Frame 1 (no input): blank canvas, image omitted
Frame 60 (the mouse pressed at the canvas centre just before this capture): blank canvas, image omitted
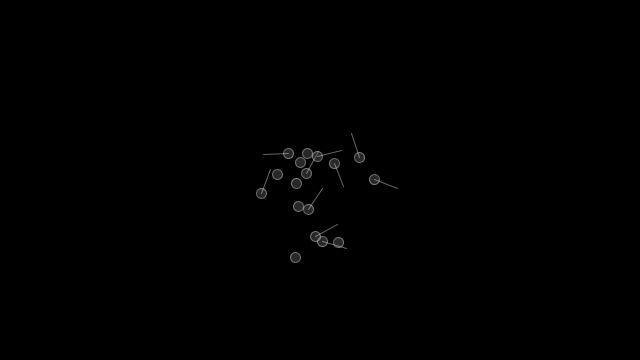
Frame 120 (the mouse held since frame 60 and released just before this capture)

The Processing sketch whose frames 1 and 60 were blank and that drew this single picture after the mouse press (run headless with seeded random() and noise(); from frame 60 on, the mouse is pressed at the canvas centre):

// Processing sketch: MultipleParticleSystems
// ── MultipleParticleSystems.pde
/**
 * Multiple Particle Systems
 * by Daniel Shiffman.
 * 
 * Click the mouse to generate a burst of particles 
 * at mouse location.
 * 
 * Each burst is one instance of a particle system 
 * with Particles and CrazyParticles (a subclass of Particle) 
 * Note use of Inheritance and Polymorphism here.
 */

ArrayList psystems;

void setup() {
  size(640, 360);
  colorMode(RGB, 255, 255, 255, 100);
  psystems = new ArrayList();
  smooth();
}

void draw() {
  background(0);
  
  // Cycle through all particle systems, run them and delete old ones
  for (int i = psystems.size() - 1; i >= 0; i--) {
    ParticleSystem psys = (ParticleSystem) psystems.get(i);
    psys.run();
    if (psys.dead()) {
      psystems.remove(i);
    }
  }
}

// When the mouse is pressed, add a new particle system
void mousePressed() {
  psystems.add(new ParticleSystem(int(random(5, 25)), new PVector(mouseX, mouseY)));
}

// ── CrazyParticle.pde
// A subclass of Particle

class CrazyParticle extends Particle {
  // Just adding one new variable to a CrazyParticle 
  // It inherits all other fields from "Particle", and we don't have to retype them!
  float theta;
  
  // The CrazyParticle constructor can call the parent class (super class) constructor
  CrazyParticle(PVector l) {
    // "super" means do everything from the constructor in Particle
    super(l);
    // One more line of code to deal with the new variable, theta
    theta = 0.0;
  }
  
  // Notice we don't have the method run() here; it is inherited from Particle
  
  // This update() method overrides the parent class update() method
  void update() {
    super.update();
    // Increment rotation based on horizontal velocity
    float theta_vel = (vel.x * vel.mag()) / 10.0f;
    theta += theta_vel;
  }
  
  // Override timer
  void timer() {
    timer -= 0.5;
  }
  
  // Method to display
  void render() {
    // Render the ellipse just like in a regular particle
    super.render();
    
    // Then add a rotating line
    pushMatrix();
    translate(loc.x, loc.y);
    rotate(theta);
    stroke(255, timer);
    line(0, 0, 25, 0);
    popMatrix();
  }
}

// ── Particle.pde
// A simple Particle class

class Particle {
  PVector loc;
  PVector vel;
  PVector acc;
  float r;
  float timer;
  
  // One constructor
  Particle(PVector a, PVector v, PVector l, float r_) {
    acc = a.get();
    vel = v.get();
    loc = l.get();
    r = r_;
    timer = 100.0;
  }
  
  // Another constructor (the one we are using here)
  Particle(PVector l) {
    acc = new PVector(0, 0.05, 0);
    vel = new PVector(random(-1, 1), random(-2, 0), 0);
    loc = l.get();
    r = 10.0;
    timer = 100.0;
  }
  
  void run() {
    update();
    render();
  }
  
  // Method to update location
  void update() {
    vel.add(acc);
    loc.add(vel);
    timer -= 1.0;
  }
  
  // Method to display
  void render() {
    ellipseMode(CENTER);
    stroke(255, timer);
    fill(100, timer);
    ellipse(loc.x, loc.y, r, r);
  }
  
  // Is the particle still useful?
  boolean dead() {
    if (timer <= 0.0) {
      return true;
    } else {
      return false;
    }
  }
}

// ── ParticleSystem.pde
// An ArrayList is used to manage the list of Particles 

class ParticleSystem {
  ArrayList particles;   // An arraylist for all the particles
  PVector origin;        // An origin point for where particles are birthed
  
  ParticleSystem(int num, PVector v) {
    particles = new ArrayList();             // Initialize the arraylist
    origin = v.get();                        // Store the origin point
    for (int i = 0; i < num; i++) {
      // We have a 50% chance of adding each kind of particle
      if (random(1) < 0.5) {
        particles.add(new CrazyParticle(origin));
      } else {
        particles.add(new Particle(origin));
      }
    }
  }
  
  void run() {
    // Cycle through the ArrayList backwards b/c we are deleting
    for (int i = particles.size() - 1; i >= 0; i--) {
      Particle p = (Particle) particles.get(i);
      p.run();
      if (p.dead()) {
        particles.remove(i);
      }
    }
  }
  
  void addParticle() {
    particles.add(new Particle(origin));
  }
  
  void addParticle(Particle p) {
    particles.add(p);
  }
  
  // A method to test if the particle system still has particles
  boolean dead() {
    if (particles.isEmpty()) {
      return true;
    } else {
      return false;
    }
  }
}
